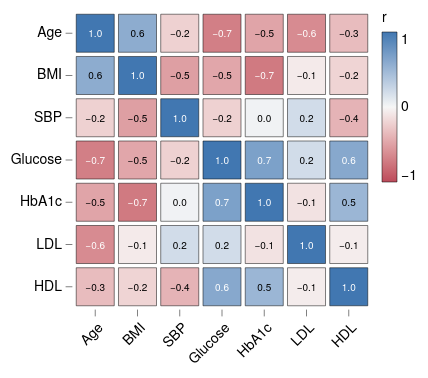

Specify this chart in Vega-Lite:
### Vega-Lite specification from a JSON file in a GitHub repository (floating-point values rounded to 4 significant figures)
{"background": null, "config": {"arc": {"fill": "#DBDBDB", "fillOpacity": 1.0, "innerRadius": 37.5, "padAngle": 0.03, "stroke": "black", "strokeOpacity": 1, "strokeWidth": 0.25}, "area": {"fill": "#DBDBDB", "fillOpacity": 1.0, "stroke": "black", "strokeOpacity": 1, "strokeWidth": 0.25}, "axis": {"domain": true, "domainCap": "round", "domainColor": "black", "domainWidth": 0.25, "grid": false, "gridCap": "round", "gridColor": "#F1F1F1", "gridDash": [0, 0], "gridOpacity": 1.0, "gridWidth": 0.25, "labelColor": "black", "labelFont": "Helvetica Neue", "labelFontSize": 7, "labelFontStyle": "normal", "labelFontWeight": 400, "offset": 0, "ticks": true, "tickCap": "round", "tickColor": "black", "tickRound": false, "tickSize": 3, "tickWidth": 0.25, "titleColor": "black", "titleFont": "Helvetica Neue", "titleFontSize": 7, "titleFontStyle": "normal", "titleFontWeight": 400}, "axisX": {"domain": false, "labelAlign": "center", "labelAngle": 0, "labels": true, "ticks": true, "translate": 0}, "axisY": {"domain": false, "labelAlign": "right", "labelAngle": 0, "labels": true, "ticks": true, "translate": 0}, "axisRight": {"domain": false, "labelAlign": "left", "labelAngle": 0, "labels": true, "ticks": true, "translate": 0}, "axisTop": {"domain": false, "labelAlign": "center", "labelAngle": 0, "labels": true, "ticks": true, "translate": 0}, "axisBand": {"tickOffset": 0}, "bar": {"fill": "#DBDBDB", "fillOpacity": 1.0, "stroke": "black", "strokeOpacity": 1, "strokeWidth": 0.25}, "boxplot": {"size": 13.5, "ticks": {"cornerRadius": 0.25, "fill": "black", "opacity": 1, "size": 6.75, "thickness": 0.25}, "box": {"fillOpacity": 1.0, "stroke": "black", "strokeOpacity": 1, "strokeWidth": 0.25}, "median": {"cornerRadius": 0, "fill": "black", "fillOpacity": 1.0, "opacity": 1, "size": 13.5, "thickness": 0.25}, "rule": {"fill": "black", "fillOpacity": 1.0, "size": 15.0, "stroke": "black", "strokeDash": [0, 0], "strokeOpacity": 1, "strokeWidth": 0.25}, "outliers": {"color": "black", "fill": "black", "fillOpacity": 1.0, "size": 0, "stroke": "black", "strokeOpacity": 1, "strokeWidth": 0.25}}, "circle": {"fill": "black", "fillOpacity": 1.0, "size": 0.75, "stroke": null, "strokeOpacity": 1, "strokeWidth": 0.25}, "errorband": {"band": {"fillOpacity": 0.6, "stroke": null, "strokeWidth": 0.25, "strokeOpacity": 1}, "borders": {"opacity": 0, "strokeOpacity": 0.25, "strokeWidth": 1}}, "errorbar": {"opacity": 1, "rule": {"strokeDash": [0, 0], "strokeWidth": 0.25}, "ticks": {"color": "black", "cornerRadius": 0.125, "opacity": 1, "size": 9.0, "thickness": 0.25}, "thickness": 0.25}, "font": "Helvetica Neue", "geoshape": {"fill": "#DBDBDB", "fillOpacity": 1.0, "stroke": "black", "strokeOpacity": 1, "strokeWidth": 0.25}, "header": {"labelColor": "black", "labelFont": "Helvetica Neue", "labelFontSize": 7, "labelFontStyle": "normal", "labelFontWeight": 400, "titleColor": "black", "titleFont": "Helvetica Neue", "titleFontSize": 7, "titleFontStyle": "normal", "titleFontWeight": 400, "titlePadding": 0}, "legend": {"disable": false, "offset": 4.5, "titlePadding": 4, "labelOffset": 2, "gradientLabelOffset": 2, "gradientLength": 75.0, "gradientThickness": 7.5, "gradientOpacity": 1.0, "gradientStrokeColor": "black", "gradientStrokeWidth": 0.25, "labelColor": "black", "labelFont": "Helvetica Neue", "labelFontSize": 7, "labelFontStyle": "normal", "labelFontWeight": 400, "strokeColor": "black", "strokeWidth": 0, "symbolSize": 42, "symbolStrokeColor": "black", "symbolStrokeWidth": 0.25, "titleColor": "black", "titleFont": "Helvetica Neue", "titleFontSize": 7, "titleFontStyle": "normal", "titleFontWeight": 400}, "line": {"color": "black", "stroke": "black", "strokeCap": "round", "strokeDash": [0, 0], "strokeOpacity": 1, "strokeWidth": 0.375}, "point": {"filled": true, "fill": "#DBDBDB", "fillOpacity": 1.0, "size": 7.5, "stroke": "black", "strokeOpacity": 1, "strokeWidth": 0.25}, "range": {"category": ["#C6D9F1", "#F1C9CB", "#FEF0B9", "#CEE37A", "#7AA8E0", "#E589A3", "#FDDD5D", "#68B961", "#4177B1", "#C35082", "#E5C227", "#438156"], "diverging": {"scheme": ["#C35082", "#CE6D94", "#D989A7", "#E2A4BA", "#EABFCE", "#F1DBE2", "#F6F6F6", "#D7E0EB", "#B9CBE0", "#9BB6D5", "#7DA1C9", "#5F8CBD", "#4177B1"]}, "heatmap": {"scheme": ["#32022B", "#43044D", "#4C196E", "#4D338C", "#484DA6", "#3A68BB", "#1D83CA", "#1D9CCB", "#23B5C9", "#28CDC5", "#4DE0B4", "#91EE9F"]}, "ordinal": {"scheme": ["#F1F1F1", "#DBDBDB", "#C6C6C6", "#B2B2B2", "#9D9D9D", "#898989", "#767676", "#636363", "#515151", "#404040", "#2F2F2F", "#1F1F1F"]}, "ramp": {"scheme": ["#32022B", "#43044D", "#4C196E", "#4D338C", "#484DA6", "#3A68BB", "#1D83CA", "#1D9CCB", "#23B5C9", "#28CDC5", "#4DE0B4", "#91EE9F"]}}, "rule": {"color": "black", "stroke": "black", "strokeCap": "round", "strokeDash": [2, 2], "strokeOpacity": 1, "strokeWidth": 0.25}, "scale": {"bandPaddingInner": 0.1, "bandPaddingOuter": 0.1, "round": false}, "rect": {"fill": "#DBDBDB", "fillOpacity": 1.0, "stroke": "black", "strokeOpacity": 1, "strokeWidth": 0.25}, "square": {"fill": "#DBDBDB", "fillOpacity": 1.0, "size": 15.0, "stroke": "black", "strokeOpacity": 1, "strokeWidth": 0.25}, "text": {"color": "black", "font": "Helvetica Neue", "fontSize": 7, "fontStyle": "normal", "fontWeight": 400}, "tick": {"color": "black", "cornerRadius": 0.125, "opacity": 1.0, "size": 13.5, "thickness": 0.25}, "title": {"anchor": "middle", "frame": "group", "color": "black", "font": "Helvetica Neue", "fontSize": 7, "fontStyle": "normal", "fontWeight": 400, "subtitleColor": "black", "subtitleFont": "Helvetica Neue", "subtitleFontSize": "Helvetica Neue", "subtitleFontStyle": "normal", "subtitleFontWeight": 400}, "trail": {"color": "black", "opacity": 1, "size": 0.375}, "view": {"continuousWidth": 150, "continuousHeight": 150, "discreteWidth": 150, "discreteHeight": 150, "fill": null, "stroke": null, "strokeWidth": 0.25}}, "layer": [{"mark": {"type": "rect"}, "encoding": {"color": {"field": "r", "scale": {"domain": [-1, 1], "range": ["#BC4A5A", "#C96872", "#D4858B", "#DFA1A5", "#E8BDBF", "#F0DADA", "#F6F6F6", "#D7E0EB", "#B9CBE0", "#9BB6D5", "#7DA1C9", "#5F8CBD", "#4177B1"]}, "title": "r", "type": "quantitative"}, "x": {"axis": {"labelAlign": "right", "labelAngle": -45}, "field": "a", "sort": ["Age", "BMI", "SBP", "Glucose", "HbA1c", "LDL", "HDL"], "title": null, "type": "nominal"}, "y": {"field": "b", "sort": ["Age", "BMI", "SBP", "Glucose", "HbA1c", "LDL", "HDL"], "title": null, "type": "nominal"}}}, {"mark": {"type": "text", "fontSize": 5}, "encoding": {"color": {"condition": {"test": "abs(datum.r) > 0.6", "value": "white"}, "value": "black"}, "text": {"field": "r", "format": ".1f", "type": "quantitative"}, "x": {"axis": {"labelAlign": "right", "labelAngle": -45}, "field": "a", "sort": ["Age", "BMI", "SBP", "Glucose", "HbA1c", "LDL", "HDL"], "title": null, "type": "nominal"}, "y": {"field": "b", "sort": ["Age", "BMI", "SBP", "Glucose", "HbA1c", "LDL", "HDL"], "title": null, "type": "nominal"}}}], "data": {"name": "data-3c30203ae2926ac0c3253e8a815bbecb"}, "$schema": "https://vega.github.io/schema/vega-lite/v6.4.1.json", "datasets": {"data-3c30203ae2926ac0c3253e8a815bbecb": [{"a": "Age", "b": "Age", "r": 1.0}, {"a": "Age", "b": "BMI", "r": 0.58}, {"a": "Age", "b": "SBP", "r": -0.22}, {"a": "Age", "b": "Glucose", "r": -0.7}, {"a": "Age", "b": "HbA1c", "r": -0.48}, {"a": "Age", "b": "LDL", "r": -0.63}, {"a": "Age", "b": "HDL", "r": -0.34}, {"a": "BMI", "b": "Age", "r": 0.58}, {"a": "BMI", "b": "BMI", "r": 1.0}, {"a": "BMI", "b": "SBP", "r": -0.51}, {"a": "BMI", "b": "Glucose", "r": -0.47}, {"a": "BMI", "b": "HbA1c", "r": -0.73}, {"a": "BMI", "b": "LDL", "r": -0.07}, {"a": "BMI", "b": "HDL", "r": -0.2}, {"a": "SBP", "b": "Age", "r": -0.22}, {"a": "SBP", "b": "BMI", "r": -0.51}, {"a": "SBP", "b": "SBP", "r": 1.0}, {"a": "SBP", "b": "Glucose", "r": -0.22}, {"a": "SBP", "b": "HbA1c", "r": 0.03}, {"a": "SBP", "b": "LDL", "r": 0.2}, {"a": "SBP", "b": "HDL", "r": -0.39}, {"a": "Glucose", "b": "Age", "r": -0.7}, {"a": "Glucose", "b": "BMI", "r": -0.47}, {"a": "Glucose", "b": "SBP", "r": -0.22}, {"a": "Glucose", "b": "Glucose", "r": 1.0}, {"a": "Glucose", "b": "HbA1c", "r": 0.67}, {"a": "Glucose", "b": "LDL", "r": 0.2}, {"a": "Glucose", "b": "HDL", "r": 0.61}, {"a": "HbA1c", "b": "Age", "r": -0.48}, {"a": "HbA1c", "b": "BMI", "r": -0.73}, {"a": "HbA1c", "b": "SBP", "r": 0.03}, {"a": "HbA1c", "b": "Glucose", "r": 0.67}, {"a": "HbA1c", "b": "HbA1c", "r": 1.0}, {"a": "HbA1c", "b": "LDL", "r": -0.12}, {"a": "HbA1c", "b": "HDL", "r": 0.5}, {"a": "LDL", "b": "Age", "r": -0.63}, {"a": "LDL", "b": "BMI", "r": -0.07}, {"a": "LDL", "b": "SBP", "r": 0.2}, {"a": "LDL", "b": "Glucose", "r": 0.2}, {"a": "LDL", "b": "HbA1c", "r": -0.12}, {"a": "LDL", "b": "LDL", "r": 1.0}, {"a": "LDL", "b": "HDL", "r": -0.06}, {"a": "HDL", "b": "Age", "r": -0.34}, {"a": "HDL", "b": "BMI", "r": -0.2}, {"a": "HDL", "b": "SBP", "r": -0.39}, {"a": "HDL", "b": "Glucose", "r": 0.61}, {"a": "HDL", "b": "HbA1c", "r": 0.5}, {"a": "HDL", "b": "LDL", "r": -0.06}, {"a": "HDL", "b": "HDL", "r": 1.0}]}}
